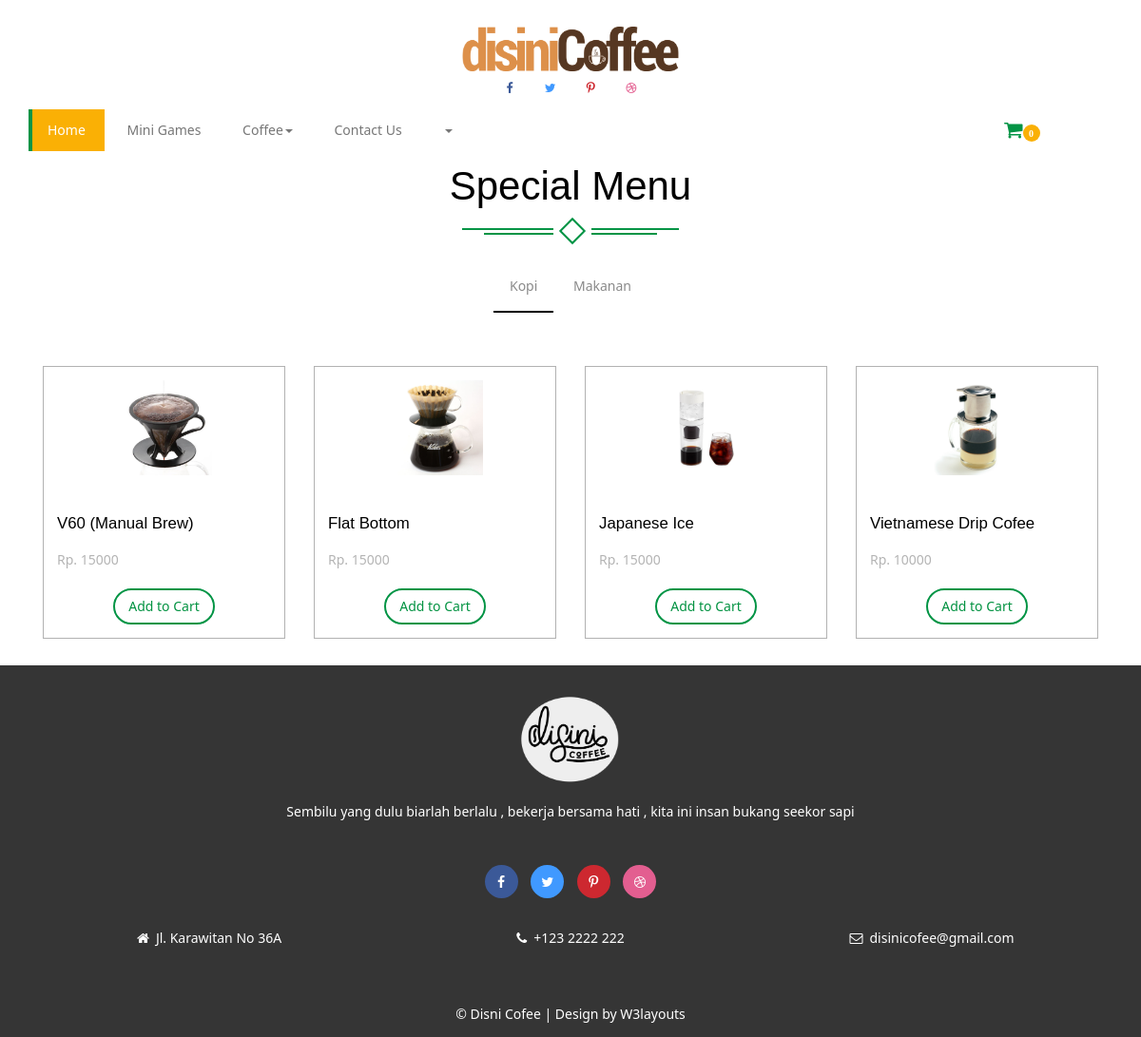
The page /plgn-menu.php on the database its author committed.
### tables this page shows
CREATE TABLE `tbl_kopi` (
  `id_menu` char(5) NOT NULL,
  `nama_menu` varchar(50) NOT NULL,
  `deskripsi` varchar(1000) NOT NULL,
  `kategori` varchar(15) NOT NULL,
  `rating` float NOT NULL,
  `harga` int(10) NOT NULL,
  `foto` varchar(20) NOT NULL,
  `status` int(5) NOT NULL DEFAULT '1'
);

### plgn-menu.php (the view, shortened to what this page needs)
<!DOCTYPE html>
<html>
<head>
<link href="css/bootstrap.css" rel='stylesheet' type='text/css' />
<link href="css/style.css" rel='stylesheet' type='text/css' />
    <link href="admin/assets/css/animate.min.css" rel="stylesheet"/>
<link href="css/font-awesome.css" rel="stylesheet">
<?php
	include 'koneksi.php';
?>
</head>
<body>
<?php
	include "header.php";
?>
<div class="content-top ">
	<div class="container ">
		<div class="spec ">
			<h3>Special Menu</h3>
			<div class="ser-t">
				<span><i></i></span>
			</div>
		</div>
			<div class="tab-head ">
				<nav class="nav-sidebar">
					<ul class="nav tabs ">
					  <li class="active"><a href="#tab1" data-toggle="tab">Kopi</a></li>
					  <li class=""><a href="#tab2" data-toggle="tab">Makanan</a></li>
					</ul>
				</nav>
				<div class=" tab-content tab-content-t ">
					<div class="tab-pane active text-style" id="tab1">
						<div class=" con-w3l">
				<?php
				$query = "SELECT * FROM tbl_kopi WHERE kategori='kopi' AND status=1";
				$result = mysqli_query($c, $query);
				if(mysqli_num_rows($result) > 0)
                {
                     while($row = mysqli_fetch_array($result))
                     {
                     	?>
                     	<div class="col-md-3 pro-1">
								<div class="col-m">
									<a href="#" data-toggle="modal" data-target="#<?php echo $row["id_menu"]; ?>" class="offer-img">
										<img src="images/<?php echo $row["foto"]; ?>" class="img-responsive" alt="">
									</a>
									<div class="mid-1">
											<h6><a href="#" data-toggle="modal" data-target="#<?php echo $row["id_menu"]; ?>" ><?php echo $row["nama_menu"]; ?></a></h6>
										<div class="mid-2">
											<p><em class="item_price">Rp. <?php echo $row["harga"];?></em></p>
											<div class="clearfix"></div>
										</div>
										<div class="add">
										   <button class="btn btn-danger my-cart-btn my-cart-b" data-id="<?php echo $row["id_menu"]; ?>" data-name="<?php echo $row["nama_menu"]; ?>" data-summary="summary 1" data-price="<?php echo $row["harga"];?>" data-quantity="1" data-image="images/<?php echo $row["foto"]; ?>">Add to Cart</button>
										</div>
									</div>
								</div>
							</div>
                    <?php
                    }
                 }
				?>
							<div class="clearfix"></div>
						 </div>
					</div>
				</div>
			</div>
	</div>
	</div>
<?php
	include 'footer.php';
 ?>
</body>
</html>

### header.php (shortened to what this page needs)
<!DOCTYPE html>
<html>
<head>
</head>
<body>
<?php session_start();
$page = basename($_SERVER['PHP_SELF']);
?>
<div class="header">
		<div class="container">
			<div class="logo ">
			<a href="index.php"><img src="images/logo.png" alt="" class="img-responsive"></a>
		</div>
			<div class="header-ri">
				<ul class="social-top">
					<li><a href="#" class="icon facebook"><i class="fa fa-facebook" aria-hidden="true"></i><span></span></a></li>
					<li><a href="#" class="icon twitter"><i class="fa fa-twitter" aria-hidden="true"></i><span></span></a></li>
					<li><a href="#" class="icon pinterest"><i class="fa fa-pinterest-p" aria-hidden="true"></i><span></span></a></li>
					<li><a href="#" class="icon dribbble"><i class="fa fa-dribbble" aria-hidden="true"></i><span></span></a></li>
				</ul>
			</div>
				<div class="nav-top">
					<nav class="navbar navbar-default">
					<div class="collapse navbar-collapse" id="bs-megadropdown-tabs">
						<ul class="nav navbar-nav ">
							<li class="<?php if ($page == 'plgn-menu.php'){echo 'active';} ?>"><a href="plgn-menu.php" class="hyper "><span>Home</span></a></li>
							<li  class="<?php if ($page == 'minigames.php'){echo 'active';} ?>" ><a href="minigames.php" class="hyper "><span>Mini Games</span></a></li>
							<li class="dropdown">
								<a href="#" class="dropdown-toggle hyper" data-toggle="dropdown" ><span>Coffee<b class="caret"></b></span></a>
							</li>
							<li  class="<?php if ($page == 'contact.php'){echo 'active';} ?>" ><a href="contact.php" class="hyper"><span>Contact Us</span></a></li>
							<li class="dropdown">
						  <a href="#" class="dropdown-toggle hyper" data-toggle="dropdown" ><span>
						  	<?php echo $_SESSION['namameja']; ?><b class="caret"></b></span></a>
						</li>
						</ul>
					</div>
					</nav>
					 <div class="cart" >
						<span class="fa fa-shopping-cart my-cart-icon"><span class="badge badge-notify my-cart-badge"></span></span>
					</div>
					<div class="clearfix"></div>
				</div>
				</div>
</div>
</body>
</html>

### footer.php (shortened to what this page needs)
<div class="footer">
	<div class="container">
			<div class="footer-bottom">
				<img src="images/logo2.png" class="img-responsive">
				<p class="fo-para">Sembilu yang dulu biarlah berlalu , bekerja bersama hati , kita ini insan bukang seekor sapi</p>
				<ul class="social-fo">
					<li><a href="#" class=" face"><i class="fa fa-facebook" aria-hidden="true"></i></a></li>
					<li><a href="#" class=" twi"><i class="fa fa-twitter" aria-hidden="true"></i></a></li>
					<li><a href="#" class=" pin"><i class="fa fa-pinterest-p" aria-hidden="true"></i></a></li>
					<li><a href="#" class=" dri"><i class="fa fa-dribbble" aria-hidden="true"></i></a></li>
				</ul>
				<div class=" address">
					<div class="col-md-4 fo-grid1">
							<p><i class="fa fa-home" aria-hidden="true"></i>Jl. Karawitan No 36A</p>
					</div>
					<div class="col-md-4 fo-grid1">
							<p><i class="fa fa-phone" aria-hidden="true"></i>+123 2222 222</p>
					</div>
					<div class="col-md-4 fo-grid1">
						<p><a href="mailto:info@example.com"><i class="fa fa-envelope-o" aria-hidden="true"></i>disinicofee@gmail.com</a></p>
					</div>
					<div class="clearfix"></div>
					</div>
			</div>
		<div class="copy-right">
			<p> &copy;  Disni Cofee | Design by  <a href="http://w3layouts.com/"> W3layouts</a></p>
		</div>
	</div>
</div>

### rows shown on the page
tbl_kopi: foto (picture), nama_menu "V60 (Manual Brew)", harga "15000"
tbl_kopi: foto (picture), nama_menu "Flat Bottom", harga "15000"
tbl_kopi: foto (picture), nama_menu "Japanese Ice", harga "15000"
tbl_kopi: foto (picture), nama_menu "Vietnamese Drip Cofee", harga "10000"
